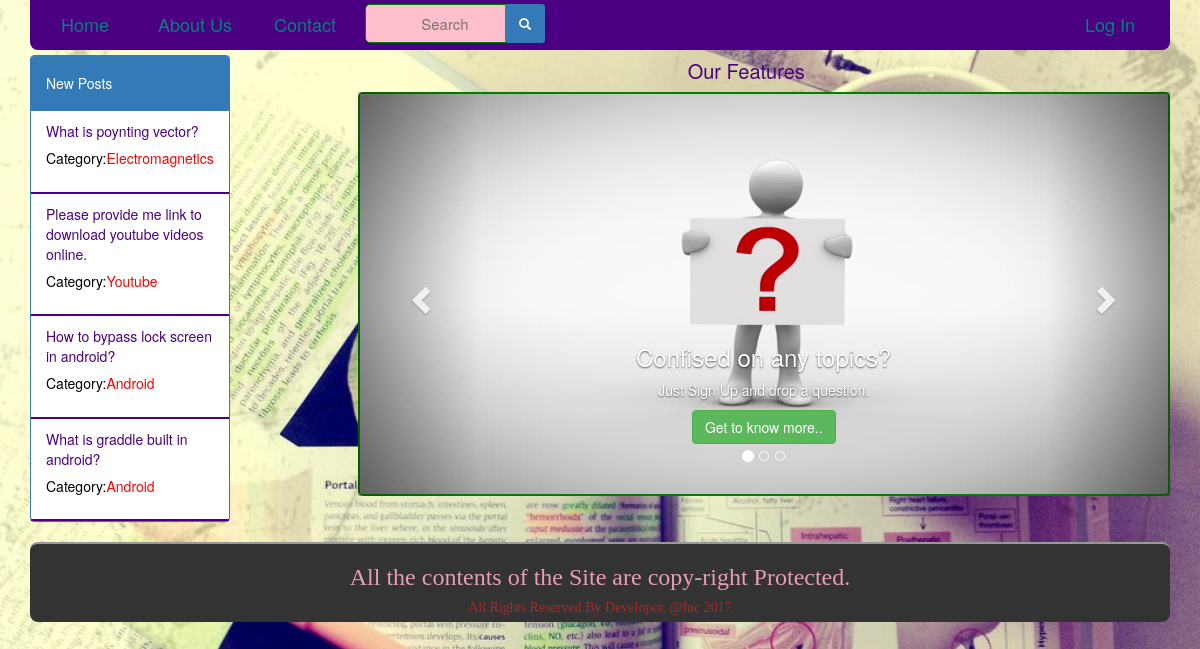
The page / on the database its author committed.
### tables this page shows
CREATE TABLE `questions` (
  `id` int(11) NOT NULL,
  `username` text NOT NULL,
  `title` text NOT NULL,
  `question` text NOT NULL,
  `time` timestamp NOT NULL DEFAULT CURRENT_TIMESTAMP
);

### index.php (the view, shortened to what this page needs)
<!DOCTYPE html>
<html lang="en">
    <head>
        <link href="Bootstrap/css/bootstrap.css" rel="stylesheet" type="text/css"/>
        <link href="style.css" rel="stylesheet" type="text/css"/>
    </head>
    <body style="background-image: url('study.jpg');background-repeat: no-repeat;background-size: cover;width:100%;height:650px;overflow:hidden" class="img-responsive">
        <div class="container">
            <?php
            include './navigation.php';
            ?>
            <div class="row">
                <div class="col-xs-3">
                    <div class="panel-group" style="margin-top:5px;width:200px">
                        <div class="panel panel-primary">
                            <div class="panel-heading"><h5>New   Posts</h5></div>
                                               <?php
                    							$conn = new mysqli("localhost", "root", "", "project");
                    							$sql = "SELECT * FROM questions ORDER BY id DESC LIMIT 4 ";
                    							$result = $conn->query($sql);
                    							while ($row = $result->fetch_assoc()):
                    							?>
                            <div class="panel-body" style="border-bottom:2px solid indigo;color:indigo;">
                            <p style="margin-top:-5px;margin-bottom:-20px"><?php echo $row["question"]; ?></p><br>
                            <h5 style="color:red"><span style="color:black">Category:</span><?php echo $row["title"]; ?></h5>
                            </div>
                        <?php endwhile; ?>
                        </div>
                    </div>
                </div>
                <div class="col-xs-9" style="position: relative">
                    <h4 style="text-align: center;color:indigo;margin-bottom:-10px;font-size: 20px">Our Features</h4>
                    <div id="myCarousel" class="carousel slide" data-ride="carousel" style="margin-top:20px;margin-left: 35px" >
                        <ol class="carousel-indicators">
                            <li data-target="#myCarousel" data-slide-to="0" class="active"></li>
                            <li data-target="#myCarousel" data-slide-to="1"></li>
                            <li data-target="#myCarousel" data-slide-to="2"></li>
                        </ol>
                        <div class="carousel-inner" style="border:2px solid green;border-radius:5px">
                            <div class="item active">
                                <img src="question.jpg"  style="height:400px;width:100%" class="img-responsive">
                                <div class="carousel-caption">
                                    <h3>Confised on any topics?</h3>
                                    <p> Just Sign Up and drop a question.</p>
                                    <button type="button" class="btn btn-success">Get to know more..</button>
                                </div>
                            </div>
                        </div>
                        <a class="left carousel-control" href="#myCarousel" data-slide="prev">
                            <span class="glyphicon glyphicon-chevron-left"></span>
                        </a>
                        <a class="right carousel-control" href="#myCarousel" data-slide="next">
                            <span class="glyphicon glyphicon-chevron-right"></span>
                        </a>
                    </div>
                </div>
                <br clear="all">
            </div>
            <div style=";bottom:0px;margin-bottom:0px;background: #333333;border-radius: 8px;
                 border-top: 2px solid #999999;height:80px;">
                <h3 style="color: #e69eb6;text-align:center;font-family: cursive">All the contents of the Site are copy-right Protected. </h3>
                <h5 style="color: brown;text-align:center;font-family: cursive">All Rights Reserved By Developer. @Inc 2017</h5>
            </div>
        </div>
    </body>
</html>

### navigation.php (shortened to what this page needs)
<div id="navigation" style="margin-top: -10px">
    <ul style="display: inline">
        <li style="margin-left: 5px"><a href="index.php">Home</a></li>
        <li><a href="#">About Us</a></li>
        <li><a href="#">Contact</a></li>
        <li style="float: right"> <a href="login.php">Log In</a> </li>
          <p style="margin-top: -6px">
            <input type="text"
                   placeholder="Search"
                    style="font-size: 15px;
                    border-radius: 5px;
                    background: pink;
                    text-align:center;
                    height:39px;
                    border: 1px solid green;
                    color:teal;
                    width:160px"
                    id="search_value"
                    onkeyup="suggest()"
            />
            <button id="search_btn_home" class="btn-primary btn-sm glyphicon glyphicon-search"
                style="position: absolute;height:39px;width:40px;margin-left: -20px;margin-top:3px;border: none">
            </button>
          </p>
    </ul>
</div>

### style.css (style rules this page uses)
#navigation { background: indigo; height:60px; border-radius: 8px; }
ul li a { color: teal; display: block; height:inherit; }
ul li { margin-top:12px; list-style: none; float:left; font-size: 18px; margin-right:10px; padding:10px; width:100px; text-align: center; }
.col-xs-9 { z-index: 3; position:absolute; }

### rows shown on the page
questions: question "What is poynting vector?", title "Electromagnetics"
questions: question "Please provide me link to download youtube videos online.", title "Youtube"
questions: question "How to bypass lock screen in android?", title "Android"
questions: question "What is graddle built in android?", title "Android"
